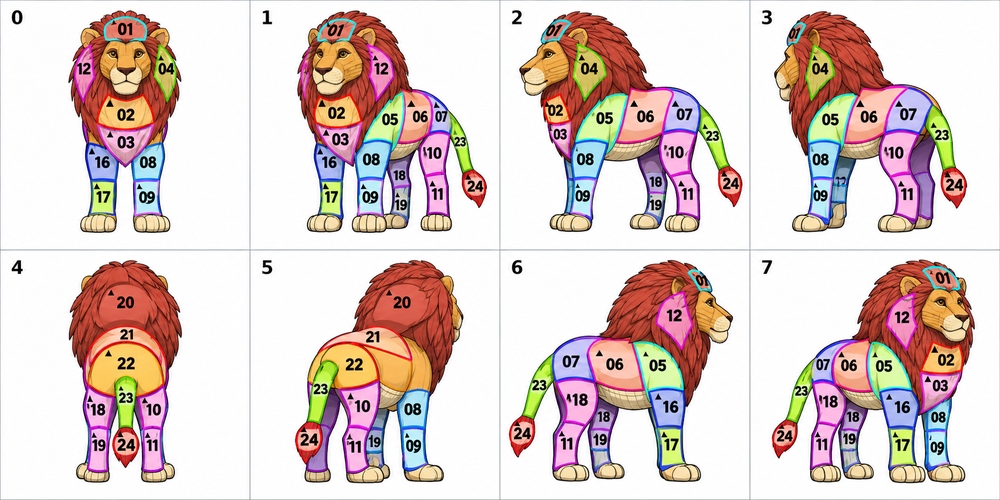
#> input picture docs/experiments/14-marker-audit/input.png, 1000 x 500 px, shrunk from 1774 x 887 before the run
$ python prepare_crops.py
#> lines starting #> are read from the running program, lines starting #| are printed output that depends on the picture
"""Prepare common-grid crops from the committed synthetic input for this diagnostic."""
from pathlib import Path
import shutil
from PIL import Image
ROOT=Path(__file__).resolve().parents[1]
source=ROOT.parents[1]/'docs/experiments/14-marker-audit/input.png'
(ROOT/'generated').mkdir(exist_ok=True)
shutil.copy2(source,ROOT/'generated/input.png')
im=Image.open(source);w,h=im.size
#> further down, im is the input picture: PIL image 1000x500 RGB; mean R, G, B 220.8, 203.7, 200.6
#> after `w, h = im.size`: w = 1000; h = 500
for i in range(8):
    box=(round((i%4)*w/4),round((i//4)*h/2),round((i%4+1)*w/4),round((i//4+1)*h/2))
    im.crop(box).save(ROOT/f'generated/view_{i}.png')
#> this loop made 8 passes
#> pass 1, `im.crop(box).save(ROOT/f'generated/view_{i}.png')`:
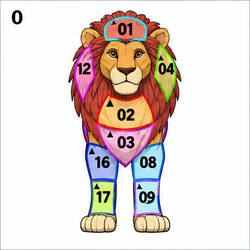
#> saved as view_0.png: PIL image 250x250 RGB; mean R, G, B 227.6, 215.6, 211.6
#> pass 2, `im.crop(box).save(ROOT/f'generated/view_{i}.png')`:
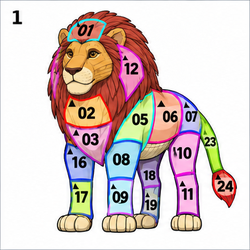
#> saved as view_1.png: PIL image 250x250 RGB; mean R, G, B 216.6, 200.3, 198.7
print('Prepared eight source-grid crops; no independent object recentering or scaling.')

$ run again, with docs/experiments/14-marker-audit/control-comparison.png copied over docs/experiments/14-marker-audit/input.png
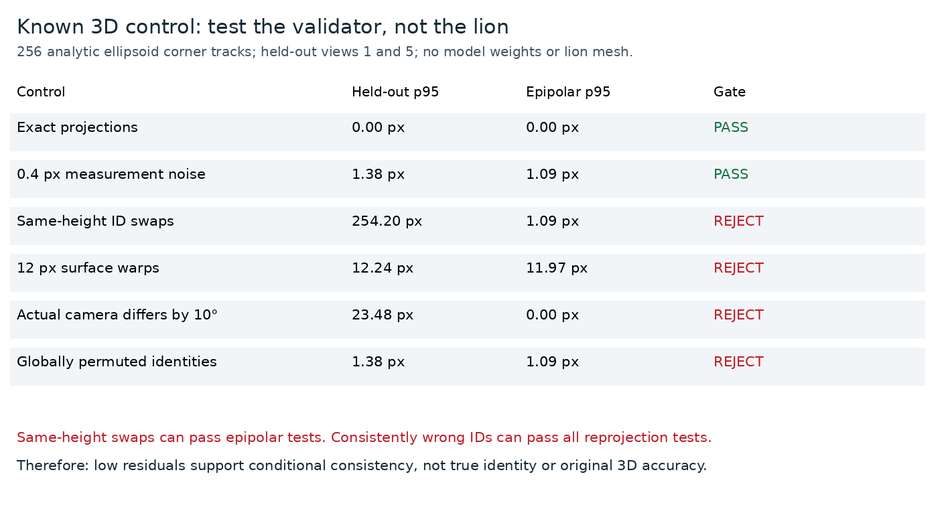
#> input picture docs/experiments/14-marker-audit/control-comparison.png, 938 x 509 px, shrunk from 1400 x 760 before the run
#> im is the input picture: PIL image 938x509 RGB; mean R, G, B 243.3, 243.9, 244.9
#> the loop `for i in range(8):` made 8 passes
#> pass 1, `im.crop(box).save(ROOT/f'generated/view_{i}.png')`:
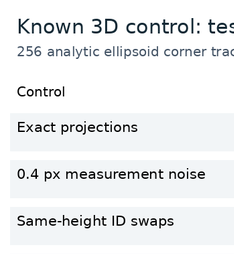
#> saved as view_0.png: PIL image 234x254 RGB; mean R, G, B 237.6, 239.3, 240.4
#> pass 2, `im.crop(box).save(ROOT/f'generated/view_{i}.png')`:
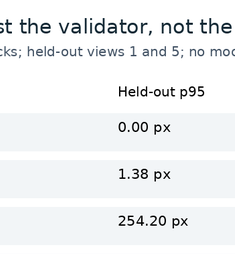
#> saved as view_1.png: PIL image 235x254 RGB; mean R, G, B 240.2, 242, 243.2
